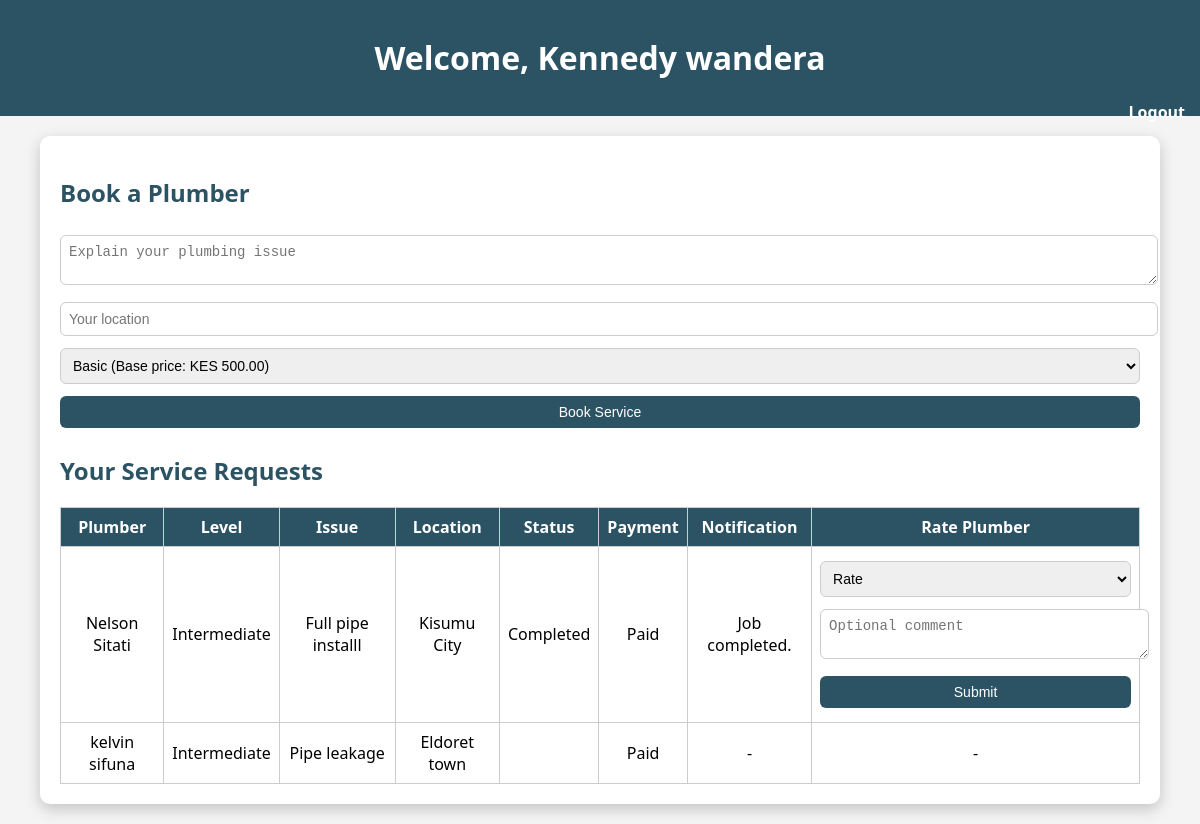
Page /smart_plumbing_system/customer_dashboard.php (signed in) on the committed database.
### tables this page shows
CREATE TABLE `service_requests` (
  `id` int(11) NOT NULL,
  `customer_id` int(11) DEFAULT NULL,
  `plumber_id` int(11) DEFAULT NULL,
  `issue_description` text NOT NULL,
  `location` varchar(255) DEFAULT NULL,
  `status` enum('pending','accepted','completed','cancelled') DEFAULT 'pending',
  `created_at` timestamp NOT NULL DEFAULT current_timestamp(),
  `level_id` int(11) DEFAULT NULL
);

CREATE TABLE `users` (
  `id` int(11) NOT NULL,
  `full_name` varchar(100) NOT NULL,
  `email` varchar(100) NOT NULL,
  `phone` varchar(20) NOT NULL,
  `password` varchar(255) NOT NULL,
  `role` enum('customer','plumber','admin') DEFAULT 'customer',
  `created_at` timestamp NOT NULL DEFAULT current_timestamp()
);

CREATE TABLE `plumber_levels` (
  `id` int(11) NOT NULL,
  `level_name` varchar(50) NOT NULL,
  `description` text DEFAULT NULL,
  `base_price` decimal(10,2) NOT NULL
);

### smart_plumbing_system/customer_dashboard.php (the view, shortened to what this page needs)
<?php
include 'config.php';
$user_id = $_SESSION['user_id'];
$name = $_SESSION['name'];
$levels = $conn->query("SELECT * FROM plumber_levels");
$requests = $conn->query("
    SELECT sr.*, p.full_name as plumber_name, pl.level_name, pl.base_price
    FROM service_requests sr
    LEFT JOIN plumbers pm ON sr.plumber_id = pm.id
    LEFT JOIN users p ON pm.user_id = p.id
    LEFT JOIN plumber_levels pl ON pl.id = sr.level_id
    WHERE sr.customer_id = $user_id
    ORDER BY sr.created_at DESC
");
?>
<!DOCTYPE html>
<html>
<head>
</head>
<body>
<header>
<h1>Welcome, <?php echo $name; ?></h1>
<a class="logout" href="logout.php">Logout</a>
</header>
<div class="container">
<h2>Book a Plumber</h2>
<form method="POST">
    <textarea name="issue_description" placeholder="Explain your plumbing issue" required></textarea>
    <input type="text" name="location" placeholder="Your location" required>
    <select name="plumber_level" required>
        <?php while($level = $levels->fetch_assoc()){ ?>
            <option value="<?php echo $level['id']; ?>">
                <?php echo $level['level_name']; ?> (Base price: KES <?php echo $level['base_price']; ?>)
            </option>
        <?php } ?>
    </select>
    <button type="submit" name="book_service">Book Service</button>
</form>
<h2>Your Service Requests</h2>
<table>
<tr>
<th>Plumber</th>
<th>Level</th>
<th>Issue</th>
<th>Location</th>
<th>Status</th>
<th>Payment</th>
<th>Notification</th>
<th>Rate Plumber</th>
</tr>
<?php while($row = $requests->fetch_assoc()){ ?>
<tr>
<td><?php echo $row['plumber_name'] ?? 'Unassigned'; ?></td>
<td><?php echo $row['level_name'] ?? '-'; ?></td>
<td><?php echo $row['issue_description']; ?></td>
<td><?php echo $row['location']; ?></td>
<td><?php echo ucfirst($row['status']); ?></td>
<td>
<?php
$payment_check = $conn->query("SELECT * FROM payments WHERE request_id={$row['id']} LIMIT 1");
$payment = $payment_check->fetch_assoc();
if($row['status']=='accepted' && !$payment){ ?>
    <form method="POST">
        <input type="hidden" name="request_id" value="<?php echo $row['id']; ?>">
        <input type="hidden" name="amount" value="<?php echo $row['base_price'] ?? 1000; ?>">
        <select name="payment_method" required>
            <option value="cash">Cash</option>
            <option value="mpesa">Mpesa</option>
            <option value="card">Card</option>
        </select>
        <button type="submit" name="pay_now">Pay Now</button>
    </form>
<?php } elseif($payment && $payment['payment_status']=='paid'){
    echo "Paid";
} else {
    echo "-";
}
?>
</td>
<td>
<?php
if($row['status']=='accepted' && !$payment){
    echo "Your plumber has been assigned. Please make payment.";
} elseif($row['status']=='awaiting_completion' && $payment){
    echo "The plumber is completing your job.";
} elseif($row['status']=='completed'){
    echo "Job completed.";
} else {
    echo "-";
}
?>
</td>
<td>
<?php
$rating_check = $conn->query("SELECT id FROM ratings WHERE request_id={$row['id']} LIMIT 1");
$rating_exists = $rating_check->num_rows > 0;
if($row['status']=='completed' && !$rating_exists){ ?>
    <form method="POST">
        <select name="rating" required>
            <option value="">Rate</option>
        </select>
        <textarea name="comment" placeholder="Optional comment"></textarea>
        <button type="submit" name="submit_rating">Submit</button>
    </form>
<?php } elseif($rating_exists){
    echo "Already Rated";
} else {
    echo "-";
}
?>
</td>
</tr>
<?php } ?>
</table>
</div>
</body>
</html>

### smart_plumbing_system/customer_dashboard.php (style rules this page uses)
body { font-family:'Segoe UI'; margin:0; background:#f4f4f4; }
header { background:#2c5364; color:white; padding:15px; text-align:center; }
h2 { color:#2c5364; }
.container { width:90%; max-width:1100px; margin:20px auto; background:white; padding:20px; border-radius:10px; box-shadow:0 5px 15px rgba(0,0,0,0.2); }
form input, form select, form textarea, form button { width:100%; padding:8px; margin:6px 0; border-radius:6px; border:1px solid #ccc; font-size:14px; }
form button { background:#2c5364; color:white; border:none; cursor:pointer; }
table { width:100%; border-collapse:collapse; margin-top:20px; }
table th, table td { border:1px solid #ccc; padding:8px; text-align:center; }
table th { background:#2c5364; color:white; }
a.logout { float:right; color:white; text-decoration:none; font-weight:bold; }

### rows in the picture
service_requests: users.full_name "Nelson Sitati", plumber_levels.level_name "Intermediate", issue_description "Full pipe installl", location "Kisumu City", status "Completed", shows "Paid", shows "Job completed."
service_requests: users.full_name "kelvin sifuna", plumber_levels.level_name "Intermediate", issue_description "Pipe leakage", location "Eldoret town", status "Paid"

### other values in the picture
$name "Kennedy wandera"
form field plumber_level "Basic (Base price: KES 500.00)"
